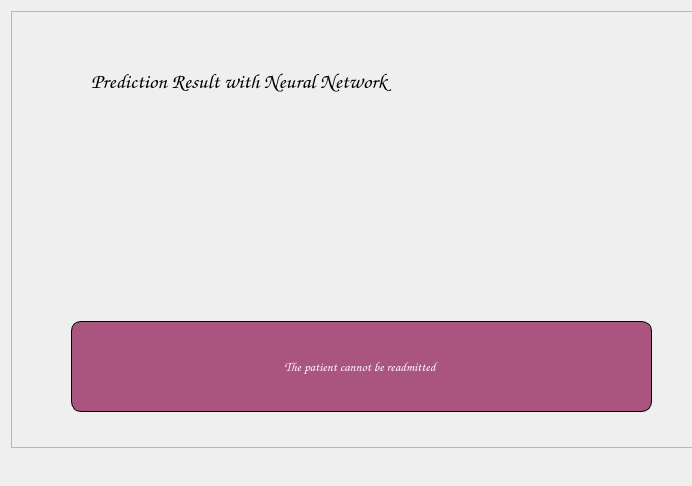
<?xml version="1.0" encoding="UTF-8"?>
<ui version="4.0">
 <class>Dialog</class>
 <widget class="QDialog" name="Dialog">
  <property name="geometry">
   <rect>
    <x>0</x>
    <y>0</y>
    <width>692</width>
    <height>486</height>
   </rect>
  </property>
  <property name="windowTitle">
   <string>Prediction Result</string>
  </property>
  <property name="windowIcon">
   <iconset>
    <normaloff>redcrossimage.jpg</normaloff>redcrossimage.jpg</iconset>
  </property>
  <widget class="QFrame" name="frame">
   <property name="geometry">
    <rect>
     <x>11</x>
     <y>11</y>
     <width>687</width>
     <height>437</height>
    </rect>
   </property>
   <property name="layoutDirection">
    <enum>Qt::LeftToRight</enum>
   </property>
   <property name="autoFillBackground">
    <bool>false</bool>
   </property>
   <property name="frameShape">
    <enum>QFrame::StyledPanel</enum>
   </property>
   <property name="frameShadow">
    <enum>QFrame::Raised</enum>
   </property>
   <widget class="QLabel" name="label">
    <property name="geometry">
     <rect>
      <x>230</x>
      <y>110</y>
      <width>221</width>
      <height>181</height>
     </rect>
    </property>
    <property name="text">
     <string/>
    </property>
    <property name="pixmap">
     <pixmap>../thesis/nurse.png</pixmap>
    </property>
    <property name="scaledContents">
     <bool>true</bool>
    </property>
   </widget>
   <widget class="QLabel" name="label_2">
    <property name="geometry">
     <rect>
      <x>80</x>
      <y>50</y>
      <width>521</width>
      <height>41</height>
     </rect>
    </property>
    <property name="font">
     <font>
      <family>Comic Sans MS</family>
      <pointsize>16</pointsize>
      <weight>75</weight>
      <bold>true</bold>
     </font>
    </property>
    <property name="text">
     <string>Prediction Result with Neural Network</string>
    </property>
   </widget>
   <widget class="QLabel" name="labelPredictResult">
    <property name="geometry">
     <rect>
      <x>60</x>
      <y>310</y>
      <width>581</width>
      <height>91</height>
     </rect>
    </property>
    <property name="font">
     <font>
      <family>Comic Sans MS</family>
      <pointsize>10</pointsize>
     </font>
    </property>
    <property name="styleSheet">
     <string notr="true">background-color:rgb(170, 85, 127);
border-style: outset;
border-width:1px;
border-radius:10px;
border-color:black;
padding:6px;
min-width:10px;
color:white

</string>
    </property>
    <property name="text">
     <string>The patient cannot be readmitted </string>
    </property>
    <property name="alignment">
     <set>Qt::AlignCenter</set>
    </property>
   </widget>
  </widget>
 </widget>
 <resources/>
 <connections/>
</ui>
